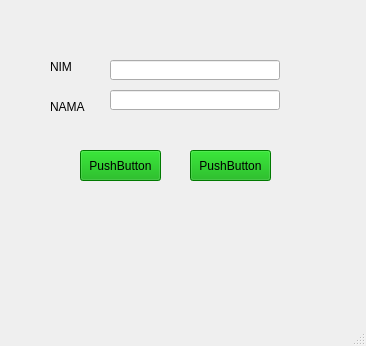
<?xml version="1.0" encoding="UTF-8"?>
<ui version="4.0">
 <class>MainWindow</class>
 <widget class="QMainWindow" name="MainWindow">
  <property name="geometry">
   <rect>
    <x>0</x>
    <y>0</y>
    <width>366</width>
    <height>346</height>
   </rect>
  </property>
  <property name="windowTitle">
   <string>MainWindow</string>
  </property>
  <widget class="QWidget" name="centralwidget">
   <widget class="QLabel" name="label">
    <property name="geometry">
     <rect>
      <x>50</x>
      <y>60</y>
      <width>47</width>
      <height>13</height>
     </rect>
    </property>
    <property name="text">
     <string>NIM</string>
    </property>
   </widget>
   <widget class="QLabel" name="label_2">
    <property name="geometry">
     <rect>
      <x>50</x>
      <y>100</y>
      <width>47</width>
      <height>13</height>
     </rect>
    </property>
    <property name="text">
     <string>NAMA</string>
    </property>
   </widget>
   <widget class="QPushButton" name="pushButton">
    <property name="geometry">
     <rect>
      <x>80</x>
      <y>150</y>
      <width>81</width>
      <height>31</height>
     </rect>
    </property>
    <property name="palette">
     <palette>
      <active>
       <colorrole role="WindowText">
        <brush brushstyle="SolidPattern">
         <color alpha="255">
          <red>0</red>
          <green>0</green>
          <blue>0</blue>
         </color>
        </brush>
       </colorrole>
       <colorrole role="Button">
        <brush brushstyle="SolidPattern">
         <color alpha="255">
          <red>0</red>
          <green>170</green>
          <blue>0</blue>
         </color>
        </brush>
       </colorrole>
       <colorrole role="Light">
        <brush brushstyle="SolidPattern">
         <color alpha="255">
          <red>0</red>
          <green>255</green>
          <blue>0</blue>
         </color>
        </brush>
       </colorrole>
       <colorrole role="Midlight">
        <brush brushstyle="SolidPattern">
         <color alpha="255">
          <red>0</red>
          <green>212</green>
          <blue>0</blue>
         </color>
        </brush>
       </colorrole>
       <colorrole role="Dark">
        <brush brushstyle="SolidPattern">
         <color alpha="255">
          <red>0</red>
          <green>85</green>
          <blue>0</blue>
         </color>
        </brush>
       </colorrole>
       <colorrole role="Mid">
        <brush brushstyle="SolidPattern">
         <color alpha="255">
          <red>0</red>
          <green>113</green>
          <blue>0</blue>
         </color>
        </brush>
       </colorrole>
       <colorrole role="Text">
        <brush brushstyle="SolidPattern">
         <color alpha="255">
          <red>0</red>
          <green>0</green>
          <blue>0</blue>
         </color>
        </brush>
       </colorrole>
       <colorrole role="BrightText">
        <brush brushstyle="SolidPattern">
         <color alpha="255">
          <red>255</red>
          <green>255</green>
          <blue>255</blue>
         </color>
        </brush>
       </colorrole>
       <colorrole role="ButtonText">
        <brush brushstyle="SolidPattern">
         <color alpha="255">
          <red>0</red>
          <green>0</green>
          <blue>0</blue>
         </color>
        </brush>
       </colorrole>
       <colorrole role="Base">
        <brush brushstyle="SolidPattern">
         <color alpha="255">
          <red>255</red>
          <green>255</green>
          <blue>255</blue>
         </color>
        </brush>
       </colorrole>
       <colorrole role="Window">
        <brush brushstyle="SolidPattern">
         <color alpha="255">
          <red>0</red>
          <green>170</green>
          <blue>0</blue>
         </color>
        </brush>
       </colorrole>
       <colorrole role="Shadow">
        <brush brushstyle="SolidPattern">
         <color alpha="255">
          <red>0</red>
          <green>0</green>
          <blue>0</blue>
         </color>
        </brush>
       </colorrole>
       <colorrole role="AlternateBase">
        <brush brushstyle="SolidPattern">
         <color alpha="255">
          <red>127</red>
          <green>212</green>
          <blue>127</blue>
         </color>
        </brush>
       </colorrole>
       <colorrole role="ToolTipBase">
        <brush brushstyle="SolidPattern">
         <color alpha="255">
          <red>255</red>
          <green>255</green>
          <blue>220</blue>
         </color>
        </brush>
       </colorrole>
       <colorrole role="ToolTipText">
        <brush brushstyle="SolidPattern">
         <color alpha="255">
          <red>0</red>
          <green>0</green>
          <blue>0</blue>
         </color>
        </brush>
       </colorrole>
      </active>
      <inactive>
       <colorrole role="WindowText">
        <brush brushstyle="SolidPattern">
         <color alpha="255">
          <red>0</red>
          <green>0</green>
          <blue>0</blue>
         </color>
        </brush>
       </colorrole>
       <colorrole role="Button">
        <brush brushstyle="SolidPattern">
         <color alpha="255">
          <red>0</red>
          <green>170</green>
          <blue>0</blue>
         </color>
        </brush>
       </colorrole>
       <colorrole role="Light">
        <brush brushstyle="SolidPattern">
         <color alpha="255">
          <red>0</red>
          <green>255</green>
          <blue>0</blue>
         </color>
        </brush>
       </colorrole>
       <colorrole role="Midlight">
        <brush brushstyle="SolidPattern">
         <color alpha="255">
          <red>0</red>
          <green>212</green>
          <blue>0</blue>
         </color>
        </brush>
       </colorrole>
       <colorrole role="Dark">
        <brush brushstyle="SolidPattern">
         <color alpha="255">
          <red>0</red>
          <green>85</green>
          <blue>0</blue>
         </color>
        </brush>
       </colorrole>
       <colorrole role="Mid">
        <brush brushstyle="SolidPattern">
         <color alpha="255">
          <red>0</red>
          <green>113</green>
          <blue>0</blue>
         </color>
        </brush>
       </colorrole>
       <colorrole role="Text">
        <brush brushstyle="SolidPattern">
         <color alpha="255">
          <red>0</red>
          <green>0</green>
          <blue>0</blue>
         </color>
        </brush>
       </colorrole>
       <colorrole role="BrightText">
        <brush brushstyle="SolidPattern">
         <color alpha="255">
          <red>255</red>
          <green>255</green>
          <blue>255</blue>
         </color>
        </brush>
       </colorrole>
       <colorrole role="ButtonText">
        <brush brushstyle="SolidPattern">
         <color alpha="255">
          <red>0</red>
          <green>0</green>
          <blue>0</blue>
         </color>
        </brush>
       </colorrole>
       <colorrole role="Base">
        <brush brushstyle="SolidPattern">
         <color alpha="255">
          <red>255</red>
          <green>255</green>
          <blue>255</blue>
         </color>
        </brush>
       </colorrole>
       <colorrole role="Window">
        <brush brushstyle="SolidPattern">
         <color alpha="255">
          <red>0</red>
          <green>170</green>
          <blue>0</blue>
         </color>
        </brush>
       </colorrole>
       <colorrole role="Shadow">
        <brush brushstyle="SolidPattern">
         <color alpha="255">
          <red>0</red>
          <green>0</green>
          <blue>0</blue>
         </color>
        </brush>
       </colorrole>
       <colorrole role="AlternateBase">
        <brush brushstyle="SolidPattern">
         <color alpha="255">
          <red>127</red>
          <green>212</green>
          <blue>127</blue>
         </color>
        </brush>
       </colorrole>
       <colorrole role="ToolTipBase">
        <brush brushstyle="SolidPattern">
         <color alpha="255">
          <red>255</red>
          <green>255</green>
          <blue>220</blue>
         </color>
        </brush>
       </colorrole>
       <colorrole role="ToolTipText">
        <brush brushstyle="SolidPattern">
         <color alpha="255">
          <red>0</red>
          <green>0</green>
          <blue>0</blue>
         </color>
        </brush>
       </colorrole>
      </inactive>
      <disabled>
       <colorrole role="WindowText">
        <brush brushstyle="SolidPattern">
         <color alpha="255">
          <red>0</red>
          <green>85</green>
          <blue>0</blue>
         </color>
        </brush>
       </colorrole>
       <colorrole role="Button">
        <brush brushstyle="SolidPattern">
         <color alpha="255">
          <red>0</red>
          <green>170</green>
          <blue>0</blue>
         </color>
        </brush>
       </colorrole>
       <colorrole role="Light">
        <brush brushstyle="SolidPattern">
         <color alpha="255">
          <red>0</red>
          <green>255</green>
          <blue>0</blue>
         </color>
        </brush>
       </colorrole>
       <colorrole role="Midlight">
        <brush brushstyle="SolidPattern">
         <color alpha="255">
          <red>0</red>
          <green>212</green>
          <blue>0</blue>
         </color>
        </brush>
       </colorrole>
       <colorrole role="Dark">
        <brush brushstyle="SolidPattern">
         <color alpha="255">
          <red>0</red>
          <green>85</green>
          <blue>0</blue>
         </color>
        </brush>
       </colorrole>
       <colorrole role="Mid">
        <brush brushstyle="SolidPattern">
         <color alpha="255">
          <red>0</red>
          <green>113</green>
          <blue>0</blue>
         </color>
        </brush>
       </colorrole>
       <colorrole role="Text">
        <brush brushstyle="SolidPattern">
         <color alpha="255">
          <red>0</red>
          <green>85</green>
          <blue>0</blue>
         </color>
        </brush>
       </colorrole>
       <colorrole role="BrightText">
        <brush brushstyle="SolidPattern">
         <color alpha="255">
          <red>255</red>
          <green>255</green>
          <blue>255</blue>
         </color>
        </brush>
       </colorrole>
       <colorrole role="ButtonText">
        <brush brushstyle="SolidPattern">
         <color alpha="255">
          <red>0</red>
          <green>85</green>
          <blue>0</blue>
         </color>
        </brush>
       </colorrole>
       <colorrole role="Base">
        <brush brushstyle="SolidPattern">
         <color alpha="255">
          <red>0</red>
          <green>170</green>
          <blue>0</blue>
         </color>
        </brush>
       </colorrole>
       <colorrole role="Window">
        <brush brushstyle="SolidPattern">
         <color alpha="255">
          <red>0</red>
          <green>170</green>
          <blue>0</blue>
         </color>
        </brush>
       </colorrole>
       <colorrole role="Shadow">
        <brush brushstyle="SolidPattern">
         <color alpha="255">
          <red>0</red>
          <green>0</green>
          <blue>0</blue>
         </color>
        </brush>
       </colorrole>
       <colorrole role="AlternateBase">
        <brush brushstyle="SolidPattern">
         <color alpha="255">
          <red>0</red>
          <green>170</green>
          <blue>0</blue>
         </color>
        </brush>
       </colorrole>
       <colorrole role="ToolTipBase">
        <brush brushstyle="SolidPattern">
         <color alpha="255">
          <red>255</red>
          <green>255</green>
          <blue>220</blue>
         </color>
        </brush>
       </colorrole>
       <colorrole role="ToolTipText">
        <brush brushstyle="SolidPattern">
         <color alpha="255">
          <red>0</red>
          <green>0</green>
          <blue>0</blue>
         </color>
        </brush>
       </colorrole>
      </disabled>
     </palette>
    </property>
    <property name="text">
     <string>PushButton</string>
    </property>
   </widget>
   <widget class="QPushButton" name="pushButton_2">
    <property name="geometry">
     <rect>
      <x>190</x>
      <y>150</y>
      <width>81</width>
      <height>31</height>
     </rect>
    </property>
    <property name="palette">
     <palette>
      <active>
       <colorrole role="WindowText">
        <brush brushstyle="SolidPattern">
         <color alpha="255">
          <red>0</red>
          <green>0</green>
          <blue>0</blue>
         </color>
        </brush>
       </colorrole>
       <colorrole role="Button">
        <brush brushstyle="SolidPattern">
         <color alpha="255">
          <red>0</red>
          <green>170</green>
          <blue>0</blue>
         </color>
        </brush>
       </colorrole>
       <colorrole role="Light">
        <brush brushstyle="SolidPattern">
         <color alpha="255">
          <red>0</red>
          <green>255</green>
          <blue>0</blue>
         </color>
        </brush>
       </colorrole>
       <colorrole role="Midlight">
        <brush brushstyle="SolidPattern">
         <color alpha="255">
          <red>0</red>
          <green>212</green>
          <blue>0</blue>
         </color>
        </brush>
       </colorrole>
       <colorrole role="Dark">
        <brush brushstyle="SolidPattern">
         <color alpha="255">
          <red>0</red>
          <green>85</green>
          <blue>0</blue>
         </color>
        </brush>
       </colorrole>
       <colorrole role="Mid">
        <brush brushstyle="SolidPattern">
         <color alpha="255">
          <red>0</red>
          <green>113</green>
          <blue>0</blue>
         </color>
        </brush>
       </colorrole>
       <colorrole role="Text">
        <brush brushstyle="SolidPattern">
         <color alpha="255">
          <red>0</red>
          <green>0</green>
          <blue>0</blue>
         </color>
        </brush>
       </colorrole>
       <colorrole role="BrightText">
        <brush brushstyle="SolidPattern">
         <color alpha="255">
          <red>255</red>
          <green>255</green>
          <blue>255</blue>
         </color>
        </brush>
       </colorrole>
       <colorrole role="ButtonText">
        <brush brushstyle="SolidPattern">
         <color alpha="255">
          <red>0</red>
          <green>0</green>
          <blue>0</blue>
         </color>
        </brush>
       </colorrole>
       <colorrole role="Base">
        <brush brushstyle="SolidPattern">
         <color alpha="255">
          <red>255</red>
          <green>255</green>
          <blue>255</blue>
         </color>
        </brush>
       </colorrole>
       <colorrole role="Window">
        <brush brushstyle="SolidPattern">
         <color alpha="255">
          <red>0</red>
          <green>170</green>
          <blue>0</blue>
         </color>
        </brush>
       </colorrole>
       <colorrole role="Shadow">
        <brush brushstyle="SolidPattern">
         <color alpha="255">
          <red>0</red>
          <green>0</green>
          <blue>0</blue>
         </color>
        </brush>
       </colorrole>
       <colorrole role="AlternateBase">
        <brush brushstyle="SolidPattern">
         <color alpha="255">
          <red>127</red>
          <green>212</green>
          <blue>127</blue>
         </color>
        </brush>
       </colorrole>
       <colorrole role="ToolTipBase">
        <brush brushstyle="SolidPattern">
         <color alpha="255">
          <red>255</red>
          <green>255</green>
          <blue>220</blue>
         </color>
        </brush>
       </colorrole>
       <colorrole role="ToolTipText">
        <brush brushstyle="SolidPattern">
         <color alpha="255">
          <red>0</red>
          <green>0</green>
          <blue>0</blue>
         </color>
        </brush>
       </colorrole>
      </active>
      <inactive>
       <colorrole role="WindowText">
        <brush brushstyle="SolidPattern">
         <color alpha="255">
          <red>0</red>
          <green>0</green>
          <blue>0</blue>
         </color>
        </brush>
       </colorrole>
       <colorrole role="Button">
        <brush brushstyle="SolidPattern">
         <color alpha="255">
          <red>0</red>
          <green>170</green>
          <blue>0</blue>
         </color>
        </brush>
       </colorrole>
       <colorrole role="Light">
        <brush brushstyle="SolidPattern">
         <color alpha="255">
          <red>0</red>
          <green>255</green>
          <blue>0</blue>
         </color>
        </brush>
       </colorrole>
       <colorrole role="Midlight">
        <brush brushstyle="SolidPattern">
         <color alpha="255">
          <red>0</red>
          <green>212</green>
          <blue>0</blue>
         </color>
        </brush>
       </colorrole>
       <colorrole role="Dark">
        <brush brushstyle="SolidPattern">
         <color alpha="255">
          <red>0</red>
          <green>85</green>
          <blue>0</blue>
         </color>
        </brush>
       </colorrole>
       <colorrole role="Mid">
        <brush brushstyle="SolidPattern">
         <color alpha="255">
          <red>0</red>
          <green>113</green>
          <blue>0</blue>
         </color>
        </brush>
       </colorrole>
       <colorrole role="Text">
        <brush brushstyle="SolidPattern">
         <color alpha="255">
          <red>0</red>
          <green>0</green>
          <blue>0</blue>
         </color>
        </brush>
       </colorrole>
       <colorrole role="BrightText">
        <brush brushstyle="SolidPattern">
         <color alpha="255">
          <red>255</red>
          <green>255</green>
          <blue>255</blue>
         </color>
        </brush>
       </colorrole>
       <colorrole role="ButtonText">
        <brush brushstyle="SolidPattern">
         <color alpha="255">
          <red>0</red>
          <green>0</green>
          <blue>0</blue>
         </color>
        </brush>
       </colorrole>
       <colorrole role="Base">
        <brush brushstyle="SolidPattern">
         <color alpha="255">
          <red>255</red>
          <green>255</green>
          <blue>255</blue>
         </color>
        </brush>
       </colorrole>
       <colorrole role="Window">
        <brush brushstyle="SolidPattern">
         <color alpha="255">
          <red>0</red>
          <green>170</green>
          <blue>0</blue>
         </color>
        </brush>
       </colorrole>
       <colorrole role="Shadow">
        <brush brushstyle="SolidPattern">
         <color alpha="255">
          <red>0</red>
          <green>0</green>
          <blue>0</blue>
         </color>
        </brush>
       </colorrole>
       <colorrole role="AlternateBase">
        <brush brushstyle="SolidPattern">
         <color alpha="255">
          <red>127</red>
          <green>212</green>
          <blue>127</blue>
         </color>
        </brush>
       </colorrole>
       <colorrole role="ToolTipBase">
        <brush brushstyle="SolidPattern">
         <color alpha="255">
          <red>255</red>
          <green>255</green>
          <blue>220</blue>
         </color>
        </brush>
       </colorrole>
       <colorrole role="ToolTipText">
        <brush brushstyle="SolidPattern">
         <color alpha="255">
          <red>0</red>
          <green>0</green>
          <blue>0</blue>
         </color>
        </brush>
       </colorrole>
      </inactive>
      <disabled>
       <colorrole role="WindowText">
        <brush brushstyle="SolidPattern">
         <color alpha="255">
          <red>0</red>
          <green>85</green>
          <blue>0</blue>
         </color>
        </brush>
       </colorrole>
       <colorrole role="Button">
        <brush brushstyle="SolidPattern">
         <color alpha="255">
          <red>0</red>
          <green>170</green>
          <blue>0</blue>
         </color>
        </brush>
       </colorrole>
       <colorrole role="Light">
        <brush brushstyle="SolidPattern">
         <color alpha="255">
          <red>0</red>
          <green>255</green>
          <blue>0</blue>
         </color>
        </brush>
       </colorrole>
       <colorrole role="Midlight">
        <brush brushstyle="SolidPattern">
         <color alpha="255">
          <red>0</red>
          <green>212</green>
          <blue>0</blue>
         </color>
        </brush>
       </colorrole>
       <colorrole role="Dark">
        <brush brushstyle="SolidPattern">
         <color alpha="255">
          <red>0</red>
          <green>85</green>
          <blue>0</blue>
         </color>
        </brush>
       </colorrole>
       <colorrole role="Mid">
        <brush brushstyle="SolidPattern">
         <color alpha="255">
          <red>0</red>
          <green>113</green>
          <blue>0</blue>
         </color>
        </brush>
       </colorrole>
       <colorrole role="Text">
        <brush brushstyle="SolidPattern">
         <color alpha="255">
          <red>0</red>
          <green>85</green>
          <blue>0</blue>
         </color>
        </brush>
       </colorrole>
       <colorrole role="BrightText">
        <brush brushstyle="SolidPattern">
         <color alpha="255">
          <red>255</red>
          <green>255</green>
          <blue>255</blue>
         </color>
        </brush>
       </colorrole>
       <colorrole role="ButtonText">
        <brush brushstyle="SolidPattern">
         <color alpha="255">
          <red>0</red>
          <green>85</green>
          <blue>0</blue>
         </color>
        </brush>
       </colorrole>
       <colorrole role="Base">
        <brush brushstyle="SolidPattern">
         <color alpha="255">
          <red>0</red>
          <green>170</green>
          <blue>0</blue>
         </color>
        </brush>
       </colorrole>
       <colorrole role="Window">
        <brush brushstyle="SolidPattern">
         <color alpha="255">
          <red>0</red>
          <green>170</green>
          <blue>0</blue>
         </color>
        </brush>
       </colorrole>
       <colorrole role="Shadow">
        <brush brushstyle="SolidPattern">
         <color alpha="255">
          <red>0</red>
          <green>0</green>
          <blue>0</blue>
         </color>
        </brush>
       </colorrole>
       <colorrole role="AlternateBase">
        <brush brushstyle="SolidPattern">
         <color alpha="255">
          <red>0</red>
          <green>170</green>
          <blue>0</blue>
         </color>
        </brush>
       </colorrole>
       <colorrole role="ToolTipBase">
        <brush brushstyle="SolidPattern">
         <color alpha="255">
          <red>255</red>
          <green>255</green>
          <blue>220</blue>
         </color>
        </brush>
       </colorrole>
       <colorrole role="ToolTipText">
        <brush brushstyle="SolidPattern">
         <color alpha="255">
          <red>0</red>
          <green>0</green>
          <blue>0</blue>
         </color>
        </brush>
       </colorrole>
      </disabled>
     </palette>
    </property>
    <property name="text">
     <string>PushButton</string>
    </property>
   </widget>
   <widget class="QLineEdit" name="lineEdit">
    <property name="geometry">
     <rect>
      <x>110</x>
      <y>60</y>
      <width>170</width>
      <height>20</height>
     </rect>
    </property>
   </widget>
   <widget class="QLineEdit" name="lineEdit_2">
    <property name="geometry">
     <rect>
      <x>110</x>
      <y>90</y>
      <width>170</width>
      <height>20</height>
     </rect>
    </property>
   </widget>
  </widget>
  <widget class="QMenuBar" name="menubar">
   <property name="geometry">
    <rect>
     <x>0</x>
     <y>0</y>
     <width>366</width>
     <height>21</height>
    </rect>
   </property>
  </widget>
  <widget class="QStatusBar" name="statusbar"/>
 </widget>
 <resources/>
 <connections/>
</ui>
